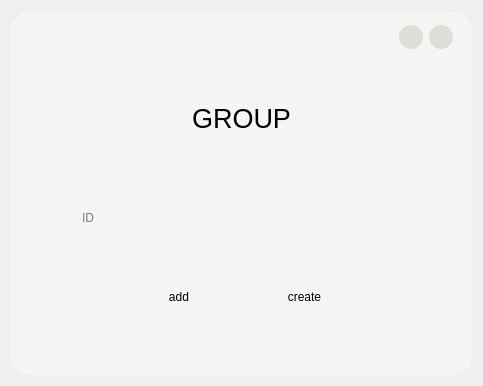
<?xml version="1.0" encoding="UTF-8"?>
<ui version="4.0">
 <class>AddGroupPage</class>
 <widget class="QDialog" name="AddGroupPage">
  <property name="geometry">
   <rect>
    <x>0</x>
    <y>0</y>
    <width>483</width>
    <height>386</height>
   </rect>
  </property>
  <property name="windowTitle">
   <string>Dialog</string>
  </property>
  <layout class="QGridLayout" name="gridLayout">
   <item row="0" column="0">
    <widget class="QWidget" name="mainWidget" native="true">
     <property name="styleSheet">
      <string notr="true">background-color: rgb(246, 245, 244);
border-radius:20px;</string>
     </property>
     <layout class="QVBoxLayout" name="verticalLayout_3" stretch="1,8">
      <item>
       <layout class="QHBoxLayout" name="horizontalLayout_2">
        <property name="leftMargin">
         <number>0</number>
        </property>
        <property name="topMargin">
         <number>5</number>
        </property>
        <property name="rightMargin">
         <number>10</number>
        </property>
        <property name="bottomMargin">
         <number>5</number>
        </property>
        <item>
         <spacer name="horizontalSpacer">
          <property name="orientation">
           <enum>Qt::Horizontal</enum>
          </property>
          <property name="sizeHint" stdset="0">
           <size>
            <width>326</width>
            <height>20</height>
           </size>
          </property>
         </spacer>
        </item>
        <item>
         <widget class="QPushButton" name="pushButton_2">
          <property name="sizePolicy">
           <sizepolicy hsizetype="Fixed" vsizetype="Fixed">
            <horstretch>0</horstretch>
            <verstretch>0</verstretch>
           </sizepolicy>
          </property>
          <property name="minimumSize">
           <size>
            <width>24</width>
            <height>24</height>
           </size>
          </property>
          <property name="maximumSize">
           <size>
            <width>24</width>
            <height>24</height>
           </size>
          </property>
          <property name="font">
           <font>
            <pointsize>11</pointsize>
           </font>
          </property>
          <property name="styleSheet">
           <string notr="true">QPushButton{background-color: rgb(222, 221, 218);border-radius:12px;}QPushButton:hover{background-color: rgb(192, 191, 188);border-radius:12px;}

QPushButton:press{background-color: rgb(192, 191, 188);border-radius:12px;}
</string>
          </property>
          <property name="text">
           <string/>
          </property>
         </widget>
        </item>
        <item>
         <widget class="QPushButton" name="closePushButton">
          <property name="sizePolicy">
           <sizepolicy hsizetype="Fixed" vsizetype="Fixed">
            <horstretch>0</horstretch>
            <verstretch>0</verstretch>
           </sizepolicy>
          </property>
          <property name="minimumSize">
           <size>
            <width>24</width>
            <height>24</height>
           </size>
          </property>
          <property name="maximumSize">
           <size>
            <width>24</width>
            <height>24</height>
           </size>
          </property>
          <property name="styleSheet">
           <string notr="true">QPushButton{background-color: rgb(222, 221, 218);border-radius:12px;}QPushButton:hover{background-color: rgb(192, 191, 188);border-radius:12px;}

QPushButton:press{background-color: rgb(192, 191, 188);border-radius:12px;}
</string>
          </property>
          <property name="text">
           <string/>
          </property>
         </widget>
        </item>
       </layout>
      </item>
      <item>
       <layout class="QVBoxLayout" name="verticalLayout_2" stretch="5,1">
        <property name="spacing">
         <number>26</number>
        </property>
        <property name="bottomMargin">
         <number>50</number>
        </property>
        <item>
         <layout class="QVBoxLayout" name="verticalLayout" stretch="4,1">
          <property name="leftMargin">
           <number>60</number>
          </property>
          <property name="rightMargin">
           <number>60</number>
          </property>
          <property name="bottomMargin">
           <number>20</number>
          </property>
          <item>
           <widget class="QLabel" name="titleLabel">
            <property name="text">
             <string>&lt;html&gt;&lt;head/&gt;&lt;body&gt;&lt;p align=&quot;center&quot;&gt;&lt;span style=&quot; font-size:20pt;&quot;&gt;GROUP&lt;/span&gt;&lt;/p&gt;&lt;/body&gt;&lt;/html&gt;</string>
            </property>
           </widget>
          </item>
          <item>
           <widget class="QtMaterialAutoComplete" name="idLineEdit">
            <property name="sizePolicy">
             <sizepolicy hsizetype="Expanding" vsizetype="Preferred">
              <horstretch>0</horstretch>
              <verstretch>0</verstretch>
             </sizepolicy>
            </property>
            <property name="styleSheet">
             <string notr="true">border-radius:10px;</string>
            </property>
            <property name="placeholderText">
             <string>ID</string>
            </property>
           </widget>
          </item>
         </layout>
        </item>
        <item>
         <layout class="QHBoxLayout" name="horizontalLayout" stretch="1,1,1,1">
          <property name="spacing">
           <number>20</number>
          </property>
          <item>
           <spacer name="horizontalSpacer_2">
            <property name="orientation">
             <enum>Qt::Horizontal</enum>
            </property>
            <property name="sizeHint" stdset="0">
             <size>
              <width>40</width>
              <height>20</height>
             </size>
            </property>
           </spacer>
          </item>
          <item>
           <widget class="QtMaterialFlatButton" name="addPushButton">
            <property name="sizePolicy">
             <sizepolicy hsizetype="Preferred" vsizetype="Preferred">
              <horstretch>0</horstretch>
              <verstretch>0</verstretch>
             </sizepolicy>
            </property>
            <property name="focusPolicy">
             <enum>Qt::StrongFocus</enum>
            </property>
            <property name="text">
             <string>add</string>
            </property>
           </widget>
          </item>
          <item>
           <widget class="QtMaterialFlatButton" name="createPushButton">
            <property name="sizePolicy">
             <sizepolicy hsizetype="Preferred" vsizetype="Preferred">
              <horstretch>0</horstretch>
              <verstretch>0</verstretch>
             </sizepolicy>
            </property>
            <property name="focusPolicy">
             <enum>Qt::StrongFocus</enum>
            </property>
            <property name="text">
             <string>create</string>
            </property>
           </widget>
          </item>
          <item>
           <spacer name="horizontalSpacer_3">
            <property name="orientation">
             <enum>Qt::Horizontal</enum>
            </property>
            <property name="sizeHint" stdset="0">
             <size>
              <width>40</width>
              <height>20</height>
             </size>
            </property>
           </spacer>
          </item>
         </layout>
        </item>
       </layout>
      </item>
     </layout>
    </widget>
   </item>
  </layout>
 </widget>
 <customwidgets>
  <customwidget>
   <class>QtMaterialAutoComplete</class>
   <extends>QLineEdit</extends>
   <header location="global">qtmaterialautocomplete.h</header>
  </customwidget>
  <customwidget>
   <class>QtMaterialFlatButton</class>
   <extends>QPushButton</extends>
   <header location="global">qtmaterialflatbutton.h</header>
  </customwidget>
 </customwidgets>
 <resources/>
 <connections/>
</ui>
